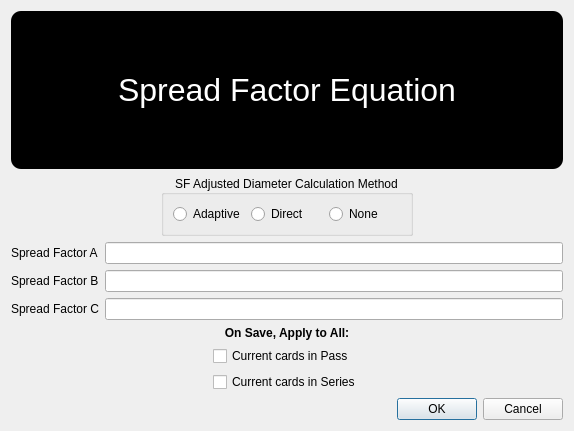
<?xml version="1.0" encoding="UTF-8"?>
<ui version="4.0">
 <class>Dialog</class>
 <widget class="QDialog" name="Dialog">
  <property name="geometry">
   <rect>
    <x>0</x>
    <y>0</y>
    <width>574</width>
    <height>431</height>
   </rect>
  </property>
  <property name="windowTitle">
   <string>Dialog</string>
  </property>
  <layout class="QVBoxLayout" name="verticalLayout_2">
   <item>
    <widget class="QLabel" name="labelEquation">
     <property name="sizePolicy">
      <sizepolicy hsizetype="Preferred" vsizetype="Expanding">
       <horstretch>0</horstretch>
       <verstretch>0</verstretch>
      </sizepolicy>
     </property>
     <property name="font">
      <font>
       <pointsize>24</pointsize>
      </font>
     </property>
     <property name="autoFillBackground">
      <bool>false</bool>
     </property>
     <property name="styleSheet">
      <string notr="true">QLabel { border-radius: 10px; background-color : black; color : white; }</string>
     </property>
     <property name="text">
      <string>Spread Factor Equation</string>
     </property>
     <property name="scaledContents">
      <bool>true</bool>
     </property>
     <property name="alignment">
      <set>Qt::AlignCenter</set>
     </property>
    </widget>
   </item>
   <item>
    <layout class="QHBoxLayout" name="horizontalLayout_2">
     <item>
      <spacer name="horizontalSpacer_2">
       <property name="orientation">
        <enum>Qt::Horizontal</enum>
       </property>
       <property name="sizeHint" stdset="0">
        <size>
         <width>40</width>
         <height>20</height>
        </size>
       </property>
      </spacer>
     </item>
     <item>
      <widget class="QGroupBox" name="groupBox">
       <property name="title">
        <string>SF Adjusted Diameter Calculation Method</string>
       </property>
       <property name="alignment">
        <set>Qt::AlignCenter</set>
       </property>
       <property name="checkable">
        <bool>false</bool>
       </property>
       <layout class="QHBoxLayout" name="horizontalLayout">
        <item>
         <widget class="QRadioButton" name="radioButtonAdaptive">
          <property name="toolTip">
           <string>DD = DS / ( A(DS)^2 + B(DS) + C )</string>
          </property>
          <property name="toolTipDuration">
           <number>5</number>
          </property>
          <property name="text">
           <string>Adaptive</string>
          </property>
         </widget>
        </item>
        <item>
         <widget class="QRadioButton" name="radioButtonDirect">
          <property name="toolTip">
           <string>DD = A(DS)^2 + B(DS) + C</string>
          </property>
          <property name="toolTipDuration">
           <number>5</number>
          </property>
          <property name="text">
           <string>Direct</string>
          </property>
         </widget>
        </item>
        <item>
         <widget class="QRadioButton" name="radioButtonNone">
          <property name="toolTip">
           <string>DD = DS</string>
          </property>
          <property name="text">
           <string>None</string>
          </property>
         </widget>
        </item>
       </layout>
      </widget>
     </item>
     <item>
      <spacer name="horizontalSpacer">
       <property name="orientation">
        <enum>Qt::Horizontal</enum>
       </property>
       <property name="sizeHint" stdset="0">
        <size>
         <width>40</width>
         <height>20</height>
        </size>
       </property>
      </spacer>
     </item>
    </layout>
   </item>
   <item>
    <layout class="QFormLayout" name="formLayout">
     <item row="0" column="0">
      <widget class="QLabel" name="spreadFactorALabel">
       <property name="text">
        <string>Spread Factor A</string>
       </property>
      </widget>
     </item>
     <item row="0" column="1">
      <widget class="QLineEdit" name="spreadFactorALineEdit"/>
     </item>
     <item row="1" column="0">
      <widget class="QLabel" name="spreadFactorBLabel">
       <property name="text">
        <string>Spread Factor B</string>
       </property>
      </widget>
     </item>
     <item row="1" column="1">
      <widget class="QLineEdit" name="spreadFactorBLineEdit"/>
     </item>
     <item row="2" column="0">
      <widget class="QLabel" name="spreadFactorCLabel">
       <property name="text">
        <string>Spread Factor C</string>
       </property>
      </widget>
     </item>
     <item row="2" column="1">
      <widget class="QLineEdit" name="spreadFactorCLineEdit"/>
     </item>
    </layout>
   </item>
   <item>
    <layout class="QHBoxLayout" name="horizontalLayout_3">
     <item>
      <spacer name="horizontalSpacer_4">
       <property name="orientation">
        <enum>Qt::Horizontal</enum>
       </property>
       <property name="sizeHint" stdset="0">
        <size>
         <width>40</width>
         <height>20</height>
        </size>
       </property>
      </spacer>
     </item>
     <item>
      <layout class="QVBoxLayout" name="verticalLayout">
       <item>
        <widget class="QLabel" name="label">
         <property name="font">
          <font>
           <weight>75</weight>
           <bold>true</bold>
          </font>
         </property>
         <property name="text">
          <string>On Save, Apply to All:</string>
         </property>
         <property name="alignment">
          <set>Qt::AlignCenter</set>
         </property>
        </widget>
       </item>
       <item>
        <widget class="QCheckBox" name="checkBoxApplyToAllPass">
         <property name="sizePolicy">
          <sizepolicy hsizetype="Minimum" vsizetype="Fixed">
           <horstretch>0</horstretch>
           <verstretch>0</verstretch>
          </sizepolicy>
         </property>
         <property name="maximumSize">
          <size>
           <width>200</width>
           <height>16777215</height>
          </size>
         </property>
         <property name="text">
          <string>Current cards in Pass</string>
         </property>
        </widget>
       </item>
       <item>
        <widget class="QCheckBox" name="checkBoxApplyToAllSeries">
         <property name="text">
          <string>Current cards in Series</string>
         </property>
        </widget>
       </item>
      </layout>
     </item>
     <item>
      <spacer name="horizontalSpacer_3">
       <property name="orientation">
        <enum>Qt::Horizontal</enum>
       </property>
       <property name="sizeHint" stdset="0">
        <size>
         <width>40</width>
         <height>20</height>
        </size>
       </property>
      </spacer>
     </item>
    </layout>
   </item>
   <item>
    <widget class="QDialogButtonBox" name="buttonBox">
     <property name="orientation">
      <enum>Qt::Horizontal</enum>
     </property>
     <property name="standardButtons">
      <set>QDialogButtonBox::Cancel|QDialogButtonBox::Ok</set>
     </property>
    </widget>
   </item>
  </layout>
 </widget>
 <resources/>
 <connections>
  <connection>
   <sender>buttonBox</sender>
   <signal>accepted()</signal>
   <receiver>Dialog</receiver>
   <slot>accept()</slot>
   <hints>
    <hint type="sourcelabel">
     <x>248</x>
     <y>254</y>
    </hint>
    <hint type="destinationlabel">
     <x>157</x>
     <y>274</y>
    </hint>
   </hints>
  </connection>
  <connection>
   <sender>buttonBox</sender>
   <signal>rejected()</signal>
   <receiver>Dialog</receiver>
   <slot>reject()</slot>
   <hints>
    <hint type="sourcelabel">
     <x>316</x>
     <y>260</y>
    </hint>
    <hint type="destinationlabel">
     <x>286</x>
     <y>274</y>
    </hint>
   </hints>
  </connection>
 </connections>
</ui>
